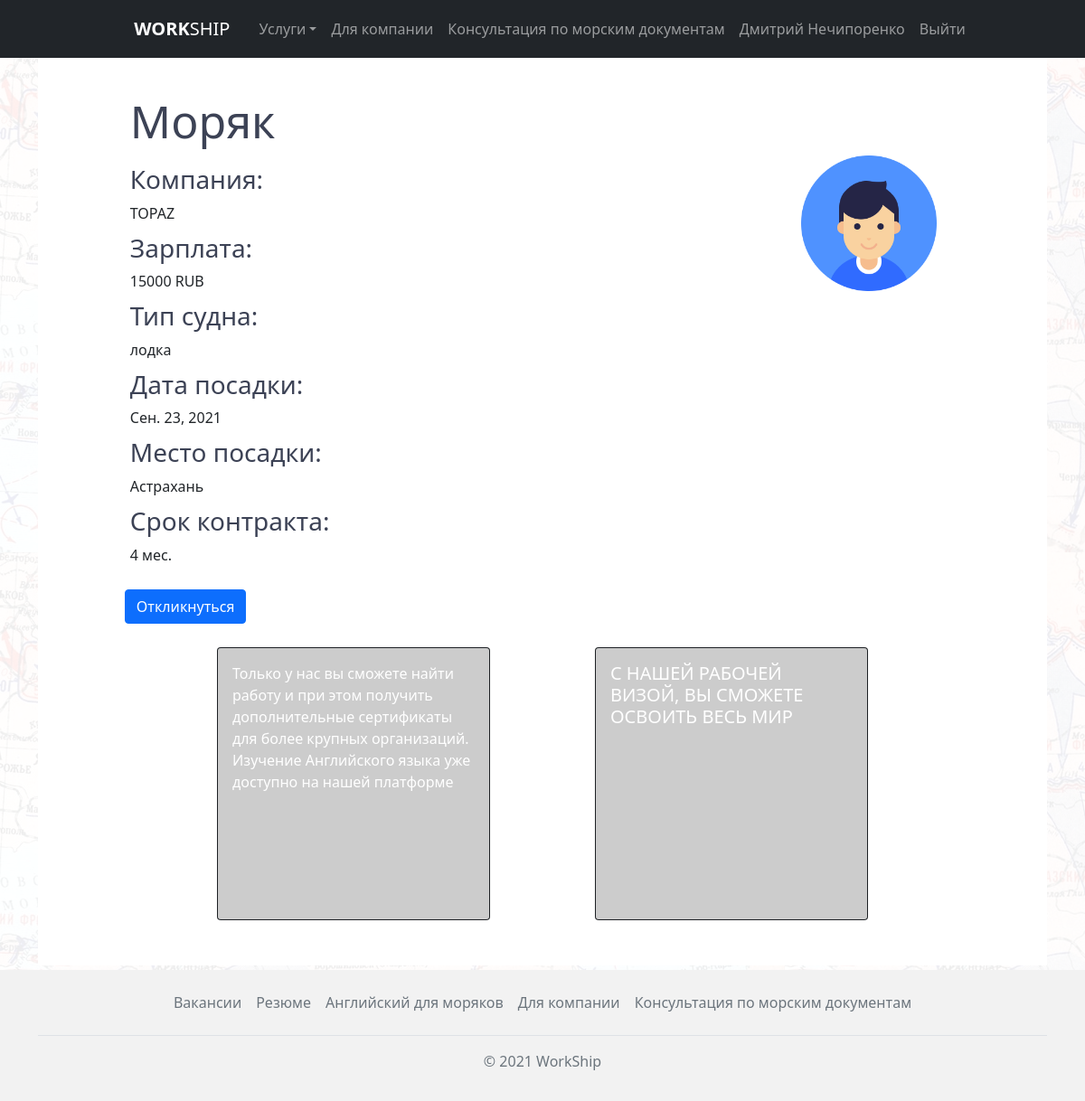
/vacancies/detail/1/ (signed in), run on an earlier commit of the app's database.
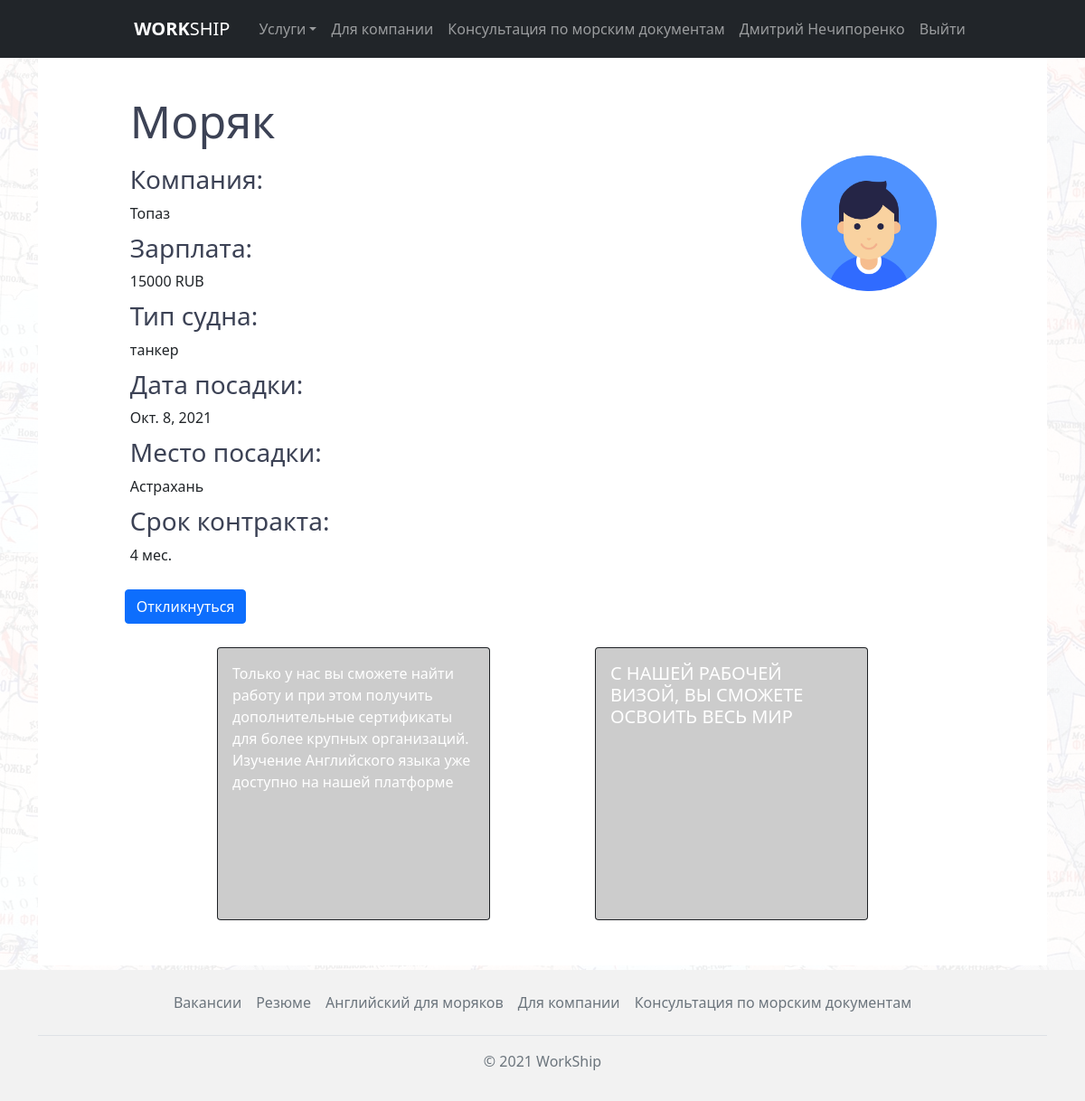
And on a later commit of the database.
### main/models.py (models this page shows)
class CompanyProfile(models.Model):
    user = models.OneToOneField(User, on_delete=models.CASCADE)
    company_name = models.CharField(verbose_name='Название компании', max_length=255)
    logo = models.ImageField(verbose_name='Логотип компании', upload_to=image_directory_path, storage=image_storage, default='defaultuser.png')
    address = models.CharField(verbose_name='Адрес', max_length=255)
    about = models.TextField(verbose_name='О компании')
    contact_patronymic = models.CharField(verbose_name='Отчество', max_length=255)
    phone_number = models.CharField(verbose_name='Номер телефона', max_length=12)

### vacancies/models.py (models this page shows, shortened)
class Vacancy(models.Model):
    user = models.ForeignKey(User, on_delete=models.CASCADE)
    title = models.CharField('Должность', max_length=255)
    salary = models.CharField('Зарплата', max_length=255)
    vessel_type = models.CharField('Тип судна', max_length=255, default="")
    date_start = models.DateField('Дата посадки')
    landing = models.CharField('Место посадки', max_length=255, default="")
    contract_term = models.CharField('Срок контракта', max_length=255, default="")
    image = models.ImageField(verbose_name='Изображение', upload_to=image_directory_path, storage=image_storage, default='defaultuser.png')
    time_create = models.DateTimeField('Дата создания', auto_now_add=True, null=True)
    time_update = models.DateTimeField('Дата изменения', auto_now=True, null=True)
    is_published = models.BooleanField('Публикация', default=True)
    class Meta:
        verbose_name = 'Вакансия'
        verbose_name_plural = 'Вакансии'
        ordering = ['-time_create', 'title']

### vacancies/views.py (the view, shortened to what this page needs)
# urls.py: path('detail/<int:vacancy_id>/', vacancies_detail, name='vacancies_detail'),
def vacancies_detail(request, vacancy_id):
    vacancy = get_object_or_404(Vacancy, pk=vacancy_id)
    company = CompanyProfile.objects.filter(user=vacancy.user).get()
    summaries = Summary.objects.filter(user=request.user)
    context = {
        'vacancy': vacancy,
        'company': company,
        'summaries': summaries
    }
    return render(request, 'vacancies/vacancies_detail.html', context=context)

### vacancies/templates/vacancies/vacancies_detail.html (shortened to what this page needs)
{% extends 'main/layout.html' %}
{% block content %}
<div class="container">
      <div class="wrapper">
        <div class="vacancies">
          <div class="vacancies__header">
            <h2>{{ vacancy.title }}</h2>
          </div>
          <div class="vacancy__detail">
            <div class="vacancy__text">
            <div><h3>Компания: </h3> {{ company.company_name }}</div>
            <div><h3>Зарплата: </h3> {{ vacancy.salary }}</div>
            <div><h3>Тип судна: </h3> {{ vacancy.vessel_type }}</div>
            <div><h3>Дата посадки: </h3> {{ vacancy.date_start }}</div>
            <div><h3>Место посадки: </h3> {{ vacancy.landing }}</div>
            <div><h3>Срок контракта: </h3> {{ vacancy.contract_term }}</div>
            </div>
             <div class="vacancy__logo">
               <img src="{{vacancy.image.url}}" alt="">
             </div>
          </div>
        <button type="button" class="btn btn-primary my-3 mx-1" data-bs-toggle="modal" data-bs-target="#responseModal">
            Откликнуться
        </button>
        </div>
        <div class="slider_index">
                    <div class="slider_index__container">
            <div class="card bg-dark text-white">
                <img src="https://via.placeholder.com/300x300" class="card-img" alt="...">
                <div class="card-img-overlay">
                <p class="card-text">Только у нас вы сможете найти работу и при этом получить
                дополнительные сертификаты для более крупных организаций.
                Изучение Английского языка уже доступно на нашей платформе</p>
                </div>
            </div>
            <div class="card bg-dark text-white">
                <img src="https://via.placeholder.com/300x300" class="card-img" alt="...">
                <div class="card-img-overlay">
                <h5 class="card-title">С НАШЕЙ РАБОЧЕЙ ВИЗОЙ, ВЫ СМОЖЕТЕ ОСВОИТЬ ВЕСЬ МИР</h5>
                </div>
            </div>
          </div>
        </div>
      </div>
</div>
{% endblock %}

What changed in the data, as far as the page shows it:
changed Vacancy "Моряк": vessel_type "лодка" → "танкер"; date_start "Сен. 23, 2021" → "Окт. 8, 2021"
changed CompanyProfile: company_name "TOPAZ" → "Топаз"
